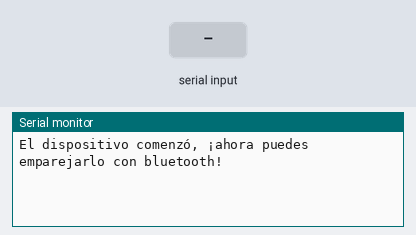
This sketch was run on a simulated ESP32. On the bench: the last lines printed to the serial monitor. The test bench sets the inputs (shaded band). Nothing arrives over Bluetooth unless stated.

Above: at 1.2 s.
1.3 s: "1" received over the second serial link
At 2.5 s:
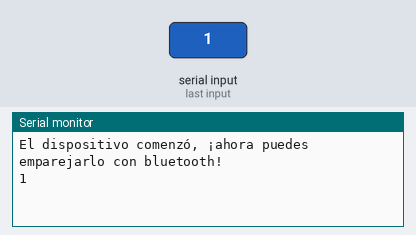
2.8 s: "0" received over the second serial link
At 3.5 s:
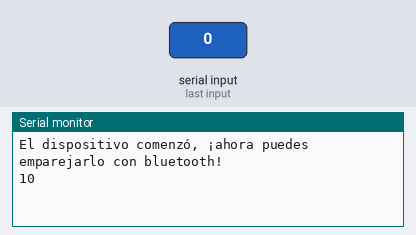

Measured:
- after the input at 1.3 s, the serial monitor: prints a new line at once (image 1)
- after the input at 2.8 s, the serial monitor: prints a new line at once (image 2)

The sketch:

ESP32_WROOM_BT_TEST.ino
```cpp
/*M&V TECHNOLOGIE
 *
Este ejemplo crea un puente entre Serial y Clasica Bluetooth (SPP)
y también demostrar que SerialBT tiene las mismas funcionalidades de un Serial normal


Pegar en Preferencias - Gestor de URLs adicionales de tarjetas
https://raw.githubusercontent.com/espressif/arduino-esp32/gh-pages/package_esp32_index.json

*/


#include "BluetoothSerial.h"

#if !defined(CONFIG_BT_ENABLED) || !defined(CONFIG_BLUEDROID_ENABLED)
#error Bluetooth is not enabled! Please run `make menuconfig` to and enable it
#endif

BluetoothSerial SerialBT;

void setup() {
  Serial.begin(115200);
  SerialBT.begin("M&V TECHNOLOGIE"); //Nombre de dispositivo Bluetooth
  Serial.println("El dispositivo comenzó, ¡ahora puedes emparejarlo con bluetooth!");
}

void loop() {
  if (Serial.available()) {
    SerialBT.write(Serial.read());
  }
  if (SerialBT.available()) {
    Serial.write(SerialBT.read());
  }
  delay(20);
}
```
